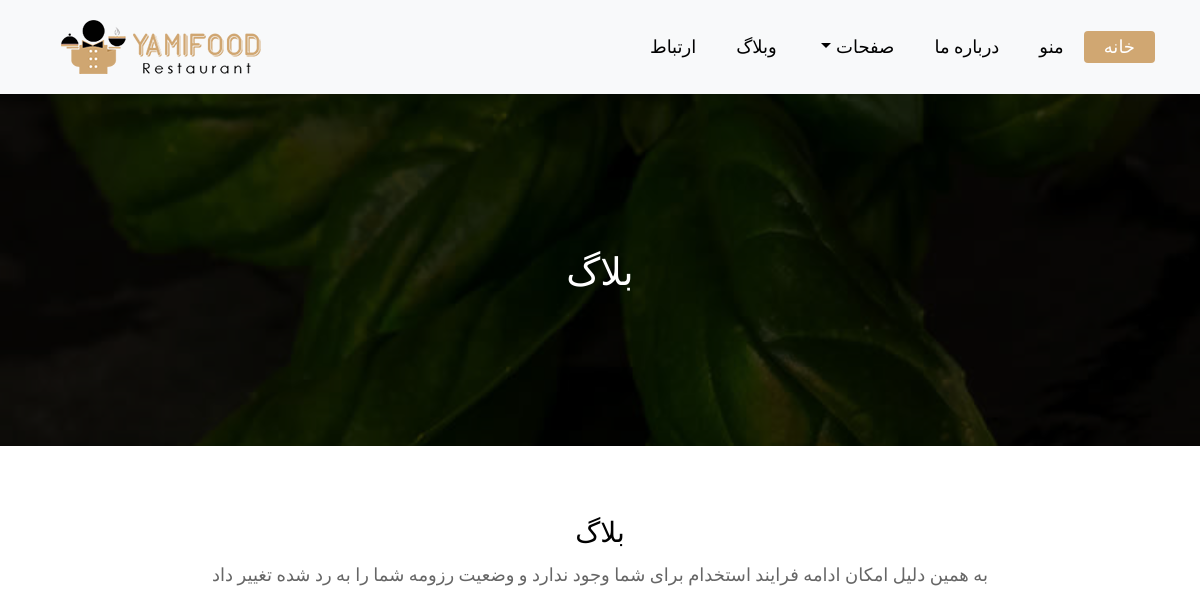
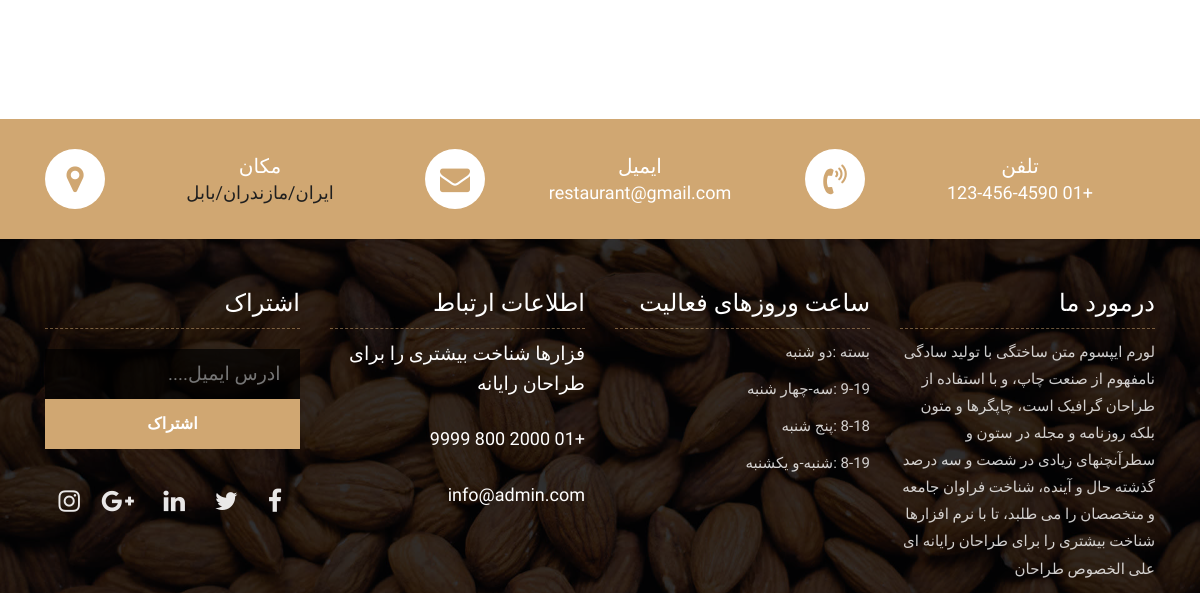
/blog/, run on an earlier commit of the app's database (2 pictures, top to bottom).
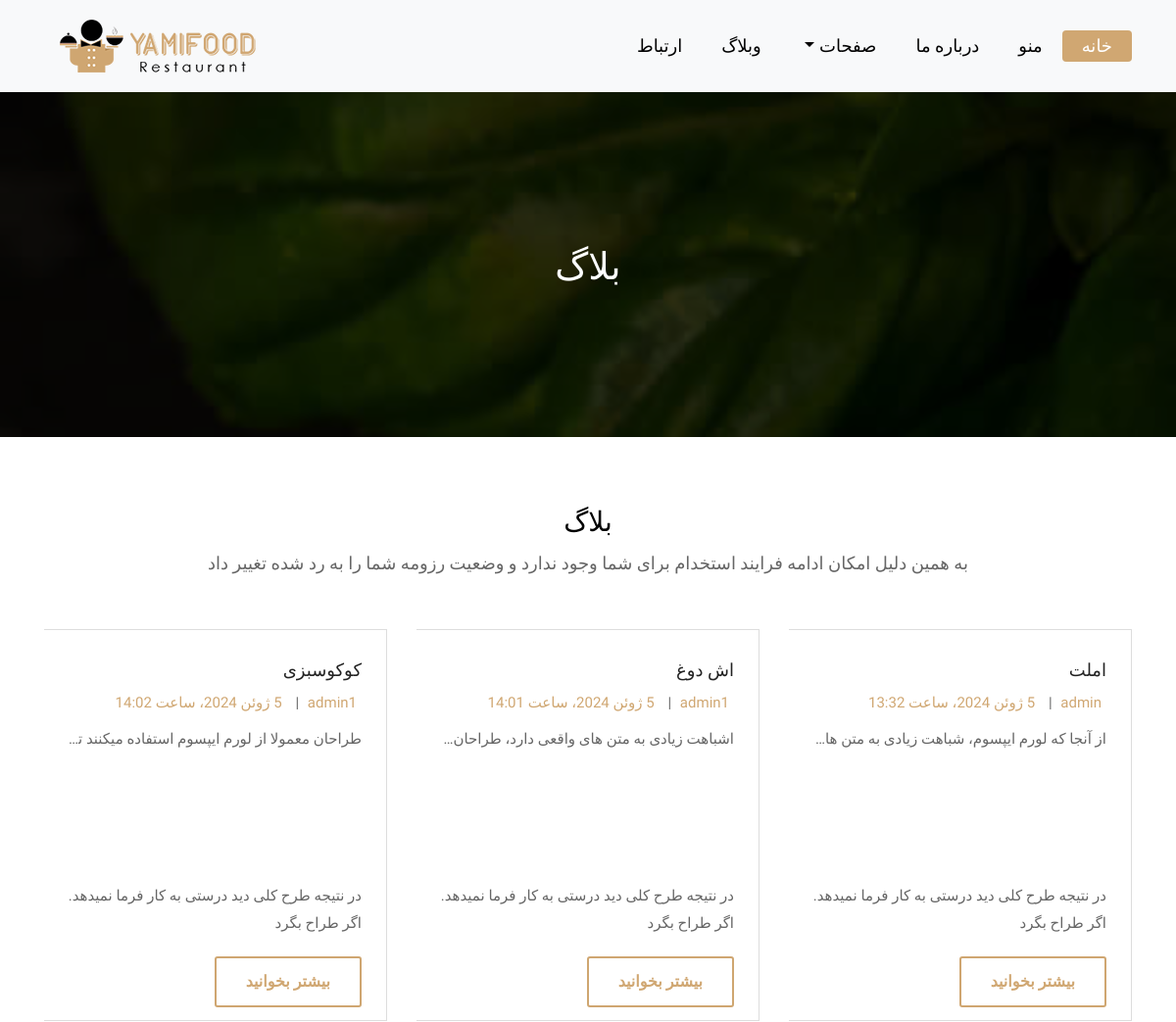
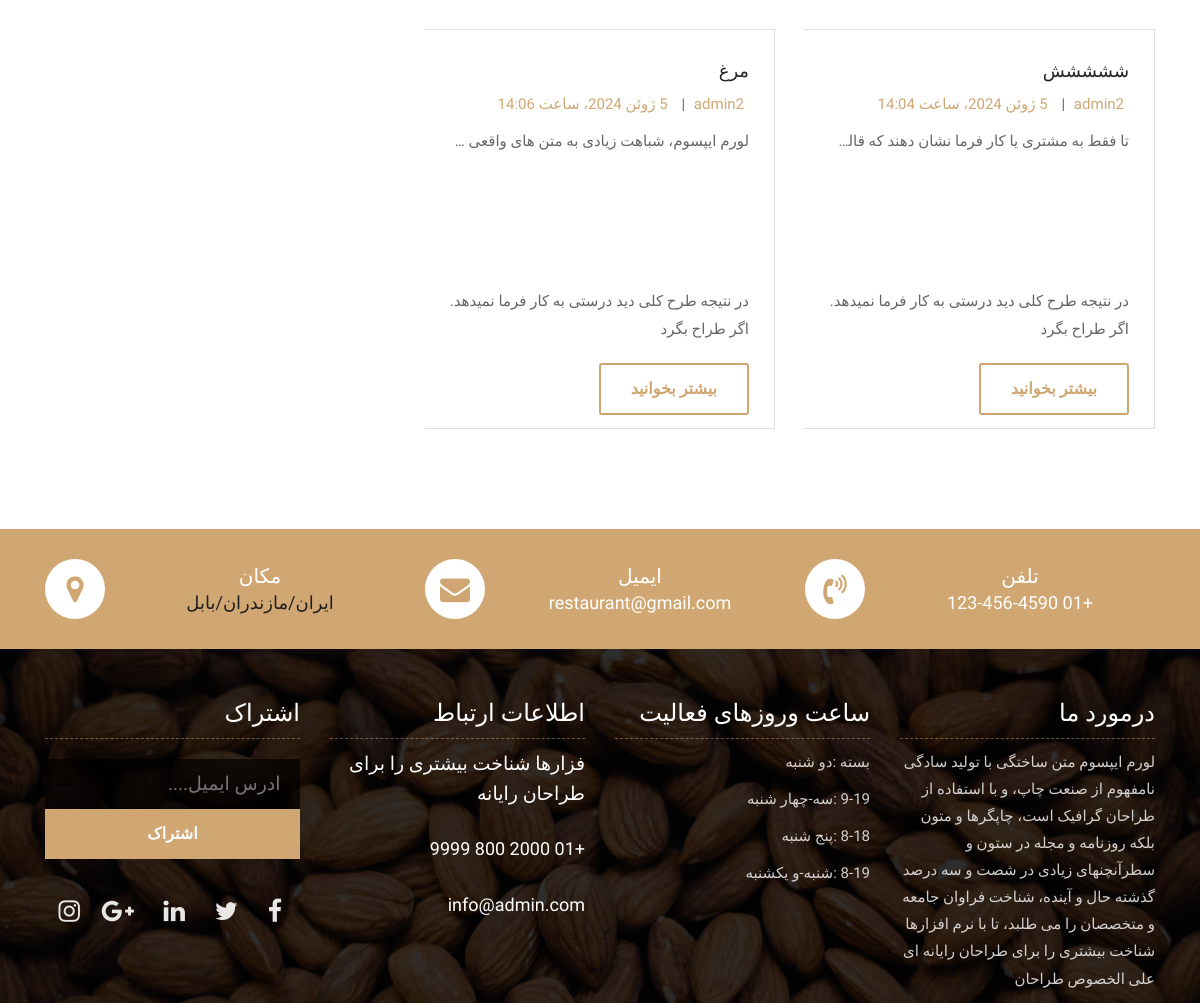
And on a later commit of the database (2 pictures, top to bottom).
### blog/models.py (models this page shows, shortened)
class Blog(models.Model):
    title = models.CharField(_('عنوان'), max_length=200)
    date=models.DateTimeField(_("تاریخ"), auto_now=True, auto_now_add=False)
    created_at=models.DateTimeField(_("زمان ایجاد شده"),auto_now=False,default=timezone.now)
    content=models.TextField(_("متن"))
    author=models.ForeignKey(User,verbose_name=_("نویسنده "),on_delete=models.CASCADE)
    discription=models.CharField(_("توضیحات"),max_length=100)
    slug=models.SlugField(_("سؤی وبگاه"))
    image=models.ImageField(_("عکسها"), upload_to="blogs/", height_field=None, width_field=None, max_length=None)
    category=models.ForeignKey("Category",verbose_name=_("دسته بندی"),on_delete=models.CASCADE,related_name="Blog")
    tag=models.ForeignKey("Tags",verbose_name=_("تگها"),on_delete=models.CASCADE,related_name="Blog")
    class Meta:
        verbose_name_plural="بلاگ"

### blog/views.py (the view)
# urls.py: path('',blog_view,name="blog_view"),
def blog_view(request):
    blog=Blog.objects.all()
    context={"blog":blog}
    return render(request,"blog/blog_view.html",context)

### templates/blog/blog_view.html (shortened to what this page needs)
{% extends "base.html" %}
{% load static %}
{% block content %}
	<div class="all-page-title page-breadcrumb">
		<div class="container text-center">
			<div class="row">
				<div class="col-lg-12">
					<h1>بلاگ</h1>
				</div>
			</div>
		</div>
	</div>
	<div class="blog-box">
		<div class="container">
			<div class="row">
				<div class="col-lg-12">
					<div class="heading-title text-center">
						<h2>بلاگ</h2>
						<p>    به همین دلیل امکان ادامه فرایند استخدام برای شما وجود ندارد و وضعیت رزومه شما را به رد شده تغییر داد     </p>
					</div>
				</div>
			</div>
			<div class="row">
				{% for blog in blog %}
				 <div class="col-lg-4 col-md-6 col-12">
					<div class="blog-box-inner" style="overflow: hidden; text-align: start;width: 350px; height: 400px">
						<div class="blog-img-box">
						</div>
						<div class="blog-detail">
							<h4>{{blog.title}}</h4>
							<ul>
								<li><span>{{blog.author}}</span></li>
								<li>|</li>
								<li><span>{{blog.created_at}}</span></li>
							</ul>
							<div id="d1" style="width: 300px; height: 150px;" >{{blog.content}} </div>
							<p>در نتیجه طرح کلی دید درستی به کار فرما نمیدهد. اگر طراح  بگرد </p>
							<a class="btn btn-lg btn-circle btn-outline-new-white" href="{% url 'blog:detail_view' blog.id %}">   بیشتر بخوانید  </a>
						</div>
					</div>
				 </div>
				{% endfor %}
			</div>
		</div>
	</div>
{% endblock content %}

### templates/base.html
{% load static %}
{% include "partials/_head.html" %}
{% include "partials/_header.html" %}
{% block content %}
{% endblock content %}
{% include "partials/_footer.html" %}

### templates/partials/_head.html (shortened to what this page needs)
{% load static %}
<!DOCTYPE html>
<html lang="ar" dir="rtl">
<head>
    <link rel="stylesheet" href="https://cdn.jsdelivr.net/npm/bootstrap@5.0.2/dist/css/bootstrap.rtl.min.css">
    <link rel="stylesheet" href="{% static 'css/bootstrap.min.css' %}">
    <link rel="stylesheet" href="{% static 'css/style.css' %}">
    <link rel="stylesheet" href="{% static 'css/responsive.css' %}">
    <link rel="stylesheet" href="{% static 'css/custom.css' %}">

### templates/partials/_header.html (shortened to what this page needs)
{% load static %}
<body>
<header class="top-navbar">
    <nav class="navbar navbar-expand-lg navbar-light bg-light ">
        <div class="container  d-flex justify-content-end">
            <div class="collapse navbar-collapse " id="navbars-rs-food">
                <ul class="navbar-nav ml-auto d-flex justify-content-start">
                    <li class="nav-item active d-flex justify-content-start"><a class="nav-link" href="{% url 'food:foodlist' %}">خانه</a></li>
                    <li class="nav-item d-flex justify-content-start"><a class="nav-link" href="{% url 'food:menu' %}">منو</a></li>
                    <li class="nav-item d-flex justify-content-start"><a class="nav-link" href="{% url 'food:about_us' %}">درباره ما</a></li>
                    <li class="nav-item dropdown d-flex justify-content-start">
                        <a class="nav-link dropdown-toggle" href="#" id="dropdown-a" data-toggle="dropdown">صفحات</a>
                    </li>
                    <li class="nav-item dropdown d-flex justify-content-start">
                        <li class="nav-item d-flex justify-content-start">
							<a class="nav-link " href="{% url 'blog:blog_view' %}" >وبلاگ</a>
						</li>
                    </li>
                    <li class="nav-item d-flex justify-content-start"><a class="nav-link" href="{% url 'food:suggest' %}">  ارتباط </a></li>
                </ul>
                <a class="navbar-brand d-flex justify-content-start" href="index.html">
                   <img src="{% static 'images/logo.png' %}" alt="" />
                </a>
            </div>
        </div>
    </nav>
</header>

### templates/partials/_footer.html (shortened to what this page needs)
{% load static %}
	<div class="contact-imfo-box">
		<div class="container">
			<div class="row ">
				<div class="col-md-4 ">
					<i class="fa fa-volume-control-phone"></i>
					<div class="overflow-hidden ">
						<h4 class="d-flex justify-content-start sm-d-flex justify-content-center">تلفن</h4>
						<p class="lead d-flex justify-content-start sm-d-flex justify-content-center">
							+01 123-456-4590
						</p>
					</div>
				</div>
				<div class="col-md-4">
					<i class="fa fa-envelope"></i>
					<div class="overflow-hidden">
						<h4 class="d-flex justify-content-start sm-d-flex justify-content-center">ایمیل</h4>
						<p class="lead d-flex justify-content-start sm-d-flex justify-content-center">
							restaurant@gmail.com
						</p>
					</div>
				</div>
				<div class="col-md-4">
					<i class="fa fa-map-marker"></i>
					<div class="overflow-hidden">
						<h4 class="d-flex justify-content-start sm-d-flex justify-content-center">مکان</h4>
						<p class="lead d-flex justify-content-start sm-d-flex justify-content-center">
						<a href="https://maps.app.goo.gl/gdraasfWUV9dBMFbA">	ایران/مازندران/بابل</a>
						</p>
					</div>
				</div>
			</div>
		</div>
	</div>
<footer class="footer-area bg-f" style="text-align: right;">
	<div class="container">
		<div class="row">
			<div class="col-lg-3 col-md-6">
				<h3>درمورد ما</h3>
				<p>لورم ایپسوم متن ساختگی با تولید سادگی نامفهوم از صنعت چاپ، و با استفاده از طراحان گرافیک است، چاپگرها و متون بلکه روزنامه و مجله در ستون و سطرآنچنهای زیادی در شصت و سه درصد گذشته حال و آینده، شناخت فراوان جامعه و متخصصان را می طلبد، تا با نرم افزارها شناخت بیشتری را برای طراحان رایانه ای علی الخصوص طراحان</p>
			</div>
			<div class="col-lg-3 col-md-6">
				<h3> ساعت وروزهای فعالیت</h3>
				<p><span class="text-color"> بسته </span> :دو شنبه</p>
				<p><span class="text-color"> 9-19 </span> :سه-چهار شنبه</p>
				<p><span class="text-color"> 8-18</span> :پنج شنبه</p>
				<p><span class="text-color">8-19</span> :شنبه-و یکشنبه</p>
			</div>
			<div class="col-lg-3 col-md-6">
				<h3> اطلاعات ارتباط </h3>
				<p class="lead">فزارها شناخت بیشتری را برای طراحان رایانه</p>
				<p class="lead"><a href="#">+01 2000 800 9999</a></p>
				<p><a href="#"> info@admin.com</a></p>
			</div>
			<div class="col-lg-3 col-md-6">
				<h3>اشتراک</h3>
				<div class="subscribe_form">
					<form class="subscribe_form">
						<input style="text-align: right;" name="EMAIL" id="subs-email" class="form_input"  placeholder="....ادرس ایمیل  " type="email">
						<button type="submit" class="submit">اشتراک</button>
					</form>
				</div>
				<ul class="list-inline f-social">
					<li class="list-inline-item"><a href="#"><i class="fa fa-facebook" aria-hidden="true"></i></a></li>
					<li class="list-inline-item"><a href="#"><i class="fa fa-twitter" aria-hidden="true"></i></a></li>
					<li class="list-inline-item"><a href="#"><i class="fa fa-linkedin" aria-hidden="true"></i></a></li>
					<li class="list-inline-item"><a href="#"><i class="fa fa-google-plus" aria-hidden="true"></i></a></li>
					<li class="list-inline-item"><a href="#"><i class="fa fa-instagram" aria-hidden="true"></i></a></li>
				</ul>
			</div>
		</div>
	</div>
</footer>
</body>
</html>

### templates/blog/blog_view.html (style rules this page uses)
#d1 { overflow: hidden; text-overflow: ellipsis; white-space: nowrap; -webkit-line-clamp: 3; -webkit-box-orient: vertical; margin-top: 10px; }

What changed in the data, as far as the page shows it:
added Blog: title "املت", author "admin", created_at "5 ژوئن 2024، ساعت 13:32"
added Blog: title "اش دوغ", author "admin1", created_at "5 ژوئن 2024، ساعت 14:01"
added Blog: title "کوکوسبزی", author "admin1", created_at "5 ژوئن 2024، ساعت 14:02"
added Blog: title "ششششش", author "admin2", created_at "5 ژوئن 2024، ساعت 14:04"
added Blog: title "مرغ", author "admin2", created_at "5 ژوئن 2024، ساعت 14:06"
